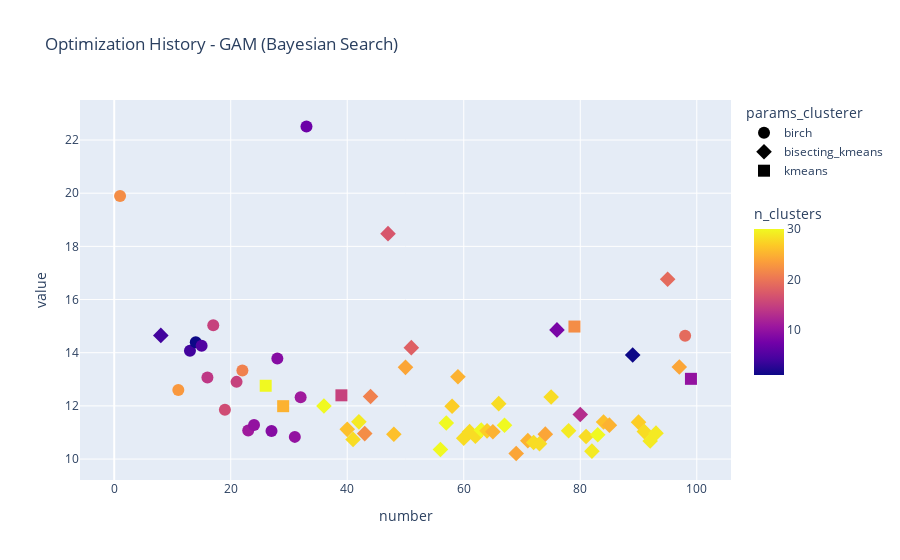

This figure's notebook cell:
### Code cell
fig = px.scatter(df_filter_gam, 
                 x="number", 
                 y="value", 
                 symbol="params_clusterer",
                 color="n_clusters",
                 title="Optimization History - GAM (Bayesian Search)",)
fig.update_traces(marker=dict(size=12))
fig.update_coloraxes(
    colorbar_title_side="top",
    colorbar=dict(len=0.5)  # reduz altura da barra de cor
)


fig.show()

### Figure 1 — Plotly figure (JSON) as saved in the notebook; plotly's stock layout.template omitted (floating-point values rounded to 4 significant figures)
{"data": [{"hovertemplate": "params_clusterer=birch<br>number=%{x}<br>value=%{y}<br>n_clusters=%{marker.color}<extra></extra>", "legendgroup": "birch", "marker": {"color": [22.0, 23.0, 4.0, 1.0, 5.0, 14.0, 15.0, 16.0, 15.0, 21.0, 11.0, 10.0, 9.0, 9.0, 10.0, 11.0, 7.0, 19.0], "coloraxis": "coloraxis", "size": 12, "symbol": "circle"}, "mode": "markers", "name": "birch", "orientation": "v", "showlegend": true, "type": "scatter", "x": [1, 11, 13, 14, 15, 16, 17, 19, 21, 22, 23, 24, 27, 28, 31, 32, 33, 98], "xaxis": "x", "y": [19.89, 12.6, 14.07, 14.4, 14.26, 13.07, 15.04, 11.85, 12.9, 13.33, 11.07, 11.28, 11.06, 13.78, 10.83, 12.33, 22.51, 14.64], "yaxis": "y"}, {"hovertemplate": "params_clusterer=bisecting_kmeans<br>number=%{x}<br>value=%{y}<br>n_clusters=%{marker.color}<extra></extra>", "legendgroup": "bisecting_kmeans", "marker": {"color": [4.0, 30.0, 26.0, 28.0, 29.0, 22.0, 21.0, 17.0, 26.0, 24.0, 18.0, 30.0, 30.0, 27.0, 25.0, 28.0, 28.0, 28.0, 30.0, 27.0, 25.0, 28.0, 30.0, 24.0, 25.0, 28.0, 28.0, 24.0, 28.0, 8.0, 29.0, 13.0, 28.0, 29.0, 30.0, 26.0, 25.0, 1.0, 27.0, 28.0, 29.0, 29.0, 19.0, 24.0], "coloraxis": "coloraxis", "size": 12, "symbol": "diamond"}, "mode": "markers", "name": "bisecting_kmeans", "orientation": "v", "showlegend": true, "type": "scatter", "x": [8, 36, 40, 41, 42, 43, 44, 47, 48, 50, 51, 56, 57, 58, 59, 60, 61, 62, 63, 64, 65, 66, 67, 69, 71, 72, 73, 74, 75, 76, 78, 80, 81, 82, 83, 84, 85, 89, 90, 91, 92, 93, 95, 97], "xaxis": "x", "y": [14.65, 11.99, 11.12, 10.74, 11.4, 10.96, 12.35, 18.48, 10.93, 13.45, 14.19, 10.36, 11.36, 11.99, 13.09, 10.79, 11.03, 10.86, 11.09, 11.06, 11.03, 12.08, 11.27, 10.21, 10.69, 10.62, 10.58, 10.94, 12.33, 14.86, 11.07, 11.68, 10.85, 10.3, 10.91, 11.39, 11.27, 13.91, 11.39, 11.03, 10.68, 10.97, 16.76, 13.46], "yaxis": "y"}, {"hovertemplate": "params_clusterer=kmeans<br>number=%{x}<br>value=%{y}<br>n_clusters=%{marker.color}<extra></extra>", "legendgroup": "kmeans", "marker": {"color": [30.0, 25.0, 15.0, 22.0, 10.0], "coloraxis": "coloraxis", "size": 12, "symbol": "square"}, "mode": "markers", "name": "kmeans", "orientation": "v", "showlegend": true, "type": "scatter", "x": [26, 29, 39, 79, 99], "xaxis": "x", "y": [12.76, 11.99, 12.4, 14.98, 13.02], "yaxis": "y"}], "layout": {"coloraxis": {"colorbar": {"len": 0.5, "title": {"side": "top", "text": "n_clusters"}}, "colorscale": [[0, "#0d0887"], [0.1111, "#46039f"], [0.2222, "#7201a8"], [0.3333, "#9c179e"], [0.4444, "#bd3786"], [0.5556, "#d8576b"], [0.6667, "#ed7953"], [0.7778, "#fb9f3a"], [0.8889, "#fdca26"], [1, "#f0f921"]]}, "legend": {"title": {"text": "params_clusterer"}, "tracegroupgap": 0}, "title": {"text": "Optimization History - GAM (Bayesian Search)"}, "xaxis": {"anchor": "y", "domain": [0, 1], "title": {"text": "number"}}, "yaxis": {"anchor": "x", "domain": [0, 1], "title": {"text": "value"}}}}
